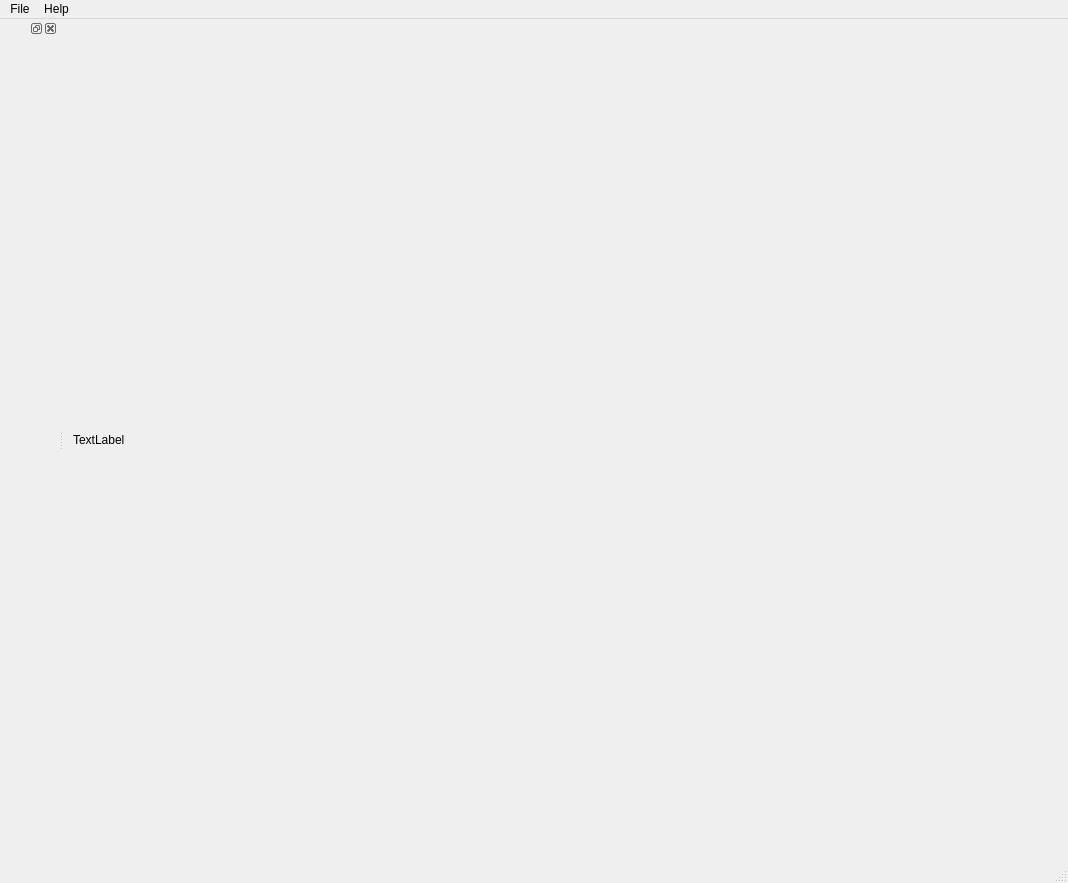
<?xml version="1.0" encoding="UTF-8"?>
<ui version="4.0">
 <class>MovieMaker</class>
 <widget class="QMainWindow" name="MovieMaker">
  <property name="geometry">
   <rect>
    <x>0</x>
    <y>0</y>
    <width>1068</width>
    <height>883</height>
   </rect>
  </property>
  <property name="windowTitle">
   <string>Movie maker</string>
  </property>
  <widget class="QWidget" name="widget">
   <layout class="QHBoxLayout" name="horizontalLayout">
    <item>
     <widget class="QLabel" name="preview">
      <property name="text">
       <string>TextLabel</string>
      </property>
     </widget>
    </item>
   </layout>
  </widget>
  <widget class="QMenuBar" name="menubar">
   <property name="geometry">
    <rect>
     <x>0</x>
     <y>0</y>
     <width>1068</width>
     <height>39</height>
    </rect>
   </property>
   <widget class="QMenu" name="menuFile">
    <property name="title">
     <string>File</string>
    </property>
    <addaction name="actionLoad_mapping"/>
    <addaction name="actionRender"/>
    <addaction name="actionClose"/>
   </widget>
   <widget class="QMenu" name="menuHelp">
    <property name="title">
     <string>Help</string>
    </property>
    <addaction name="actionAbout"/>
   </widget>
   <addaction name="menuFile"/>
   <addaction name="menuHelp"/>
  </widget>
  <widget class="QStatusBar" name="statusbar"/>
  <widget class="QDockWidget" name="controlDock">
   <attribute name="dockWidgetArea">
    <number>1</number>
   </attribute>
   <widget class="MMControls" name="controls"/>
  </widget>
  <action name="actionClose">
   <property name="text">
    <string>Close</string>
   </property>
  </action>
  <action name="actionRender">
   <property name="text">
    <string>Render</string>
   </property>
  </action>
  <action name="actionLoad_mapping">
   <property name="text">
    <string>Load mapping</string>
   </property>
  </action>
  <action name="actionAbout">
   <property name="text">
    <string>About</string>
   </property>
  </action>
 </widget>
 <customwidgets>
  <customwidget>
   <class>MMControls</class>
   <extends>QWidget</extends>
   <header>MMControls.h</header>
   <container>1</container>
  </customwidget>
 </customwidgets>
 <resources/>
 <connections/>
</ui>
